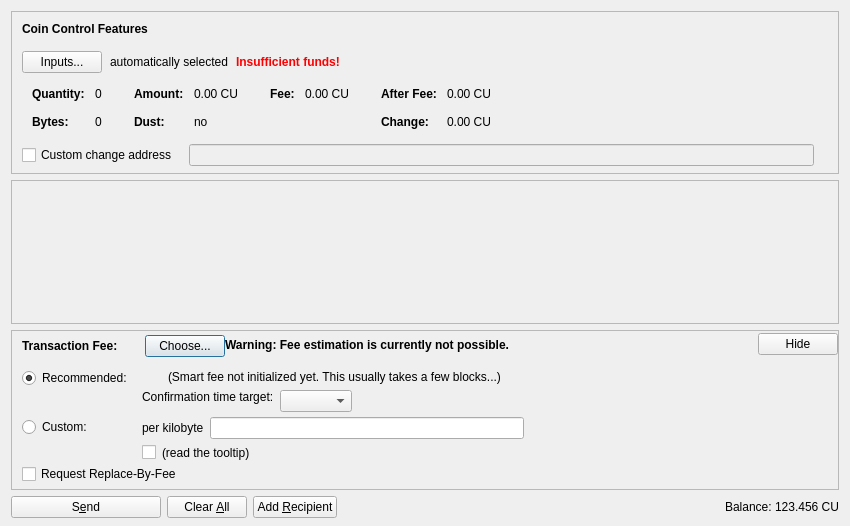
<?xml version="1.0" encoding="UTF-8"?>
<ui version="4.0">
 <class>SendCoinsDialog</class>
 <widget class="QDialog" name="SendCoinsDialog">
  <property name="geometry">
   <rect>
    <x>0</x>
    <y>0</y>
    <width>850</width>
    <height>526</height>
   </rect>
  </property>
  <property name="windowTitle">
   <string>Send Coins</string>
  </property>
  <layout class="QVBoxLayout" name="verticalLayout" stretch="0,1,0,0">
   <property name="bottomMargin">
    <number>8</number>
   </property>
   <item>
    <widget class="QFrame" name="frameCoinControl">
     <property name="sizePolicy">
      <sizepolicy hsizetype="Expanding" vsizetype="Expanding">
       <horstretch>0</horstretch>
       <verstretch>0</verstretch>
      </sizepolicy>
     </property>
     <property name="maximumSize">
      <size>
       <width>16777215</width>
       <height>16777215</height>
      </size>
     </property>
     <property name="frameShape">
      <enum>QFrame::StyledPanel</enum>
     </property>
     <property name="frameShadow">
      <enum>QFrame::Sunken</enum>
     </property>
     <layout class="QVBoxLayout" name="verticalLayoutCoinControl2">
      <property name="spacing">
       <number>0</number>
      </property>
      <property name="leftMargin">
       <number>0</number>
      </property>
      <property name="topMargin">
       <number>0</number>
      </property>
      <property name="rightMargin">
       <number>0</number>
      </property>
      <property name="bottomMargin">
       <number>6</number>
      </property>
      <item>
       <layout class="QVBoxLayout" name="verticalLayoutCoinControl" stretch="0,0,0,0,1">
        <property name="spacing">
         <number>0</number>
        </property>
        <property name="leftMargin">
         <number>10</number>
        </property>
        <property name="topMargin">
         <number>10</number>
        </property>
        <item>
         <layout class="QHBoxLayout" name="horizontalLayoutCoinControl1">
          <property name="bottomMargin">
           <number>15</number>
          </property>
          <item>
           <widget class="QLabel" name="labelCoinControlFeatures">
            <property name="sizePolicy">
             <sizepolicy hsizetype="Preferred" vsizetype="Maximum">
              <horstretch>0</horstretch>
              <verstretch>0</verstretch>
             </sizepolicy>
            </property>
            <property name="font">
             <font>
              <weight>75</weight>
              <bold>true</bold>
             </font>
            </property>
            <property name="styleSheet">
             <string notr="true">font-weight:bold;</string>
            </property>
            <property name="text">
             <string>Coin Control Features</string>
            </property>
           </widget>
          </item>
         </layout>
        </item>
        <item>
         <layout class="QHBoxLayout" name="horizontalLayoutCoinControl2" stretch="0,0,0,0">
          <property name="spacing">
           <number>8</number>
          </property>
          <property name="bottomMargin">
           <number>10</number>
          </property>
          <item>
           <widget class="QPushButton" name="pushButtonCoinControl">
            <property name="styleSheet">
             <string notr="true"/>
            </property>
            <property name="text">
             <string>Inputs...</string>
            </property>
            <property name="autoDefault">
             <bool>false</bool>
            </property>
           </widget>
          </item>
          <item>
           <widget class="QLabel" name="labelCoinControlAutomaticallySelected">
            <property name="text">
             <string>automatically selected</string>
            </property>
            <property name="margin">
             <number>5</number>
            </property>
           </widget>
          </item>
          <item>
           <widget class="QLabel" name="labelCoinControlInsuffFunds">
            <property name="font">
             <font>
              <weight>75</weight>
              <bold>true</bold>
             </font>
            </property>
            <property name="styleSheet">
             <string notr="true">color:red;font-weight:bold;</string>
            </property>
            <property name="text">
             <string>Insufficient funds!</string>
            </property>
            <property name="margin">
             <number>5</number>
            </property>
           </widget>
          </item>
          <item>
           <spacer name="horizontalSpacerCoinControl">
            <property name="orientation">
             <enum>Qt::Horizontal</enum>
            </property>
            <property name="sizeHint" stdset="0">
             <size>
              <width>40</width>
              <height>1</height>
             </size>
            </property>
           </spacer>
          </item>
         </layout>
        </item>
        <item>
         <widget class="QWidget" name="widgetCoinControl" native="true">
          <property name="sizePolicy">
           <sizepolicy hsizetype="Preferred" vsizetype="Preferred">
            <horstretch>0</horstretch>
            <verstretch>0</verstretch>
           </sizepolicy>
          </property>
          <property name="minimumSize">
           <size>
            <width>0</width>
            <height>0</height>
           </size>
          </property>
          <property name="styleSheet">
           <string notr="true"/>
          </property>
          <layout class="QHBoxLayout" name="horizontalLayoutCoinControl5">
           <property name="leftMargin">
            <number>0</number>
           </property>
           <property name="topMargin">
            <number>0</number>
           </property>
           <property name="rightMargin">
            <number>0</number>
           </property>
           <property name="bottomMargin">
            <number>0</number>
           </property>
           <item>
            <layout class="QHBoxLayout" name="horizontalLayoutCoinControl3" stretch="0,0,0,1">
             <property name="spacing">
              <number>20</number>
             </property>
             <property name="topMargin">
              <number>0</number>
             </property>
             <property name="bottomMargin">
              <number>10</number>
             </property>
             <item>
              <layout class="QFormLayout" name="formLayoutCoinControl1">
               <property name="horizontalSpacing">
                <number>10</number>
               </property>
               <property name="verticalSpacing">
                <number>14</number>
               </property>
               <property name="leftMargin">
                <number>10</number>
               </property>
               <property name="topMargin">
                <number>4</number>
               </property>
               <property name="rightMargin">
                <number>6</number>
               </property>
               <item row="0" column="0">
                <widget class="QLabel" name="labelCoinControlQuantityText">
                 <property name="font">
                  <font>
                   <weight>75</weight>
                   <bold>true</bold>
                  </font>
                 </property>
                 <property name="text">
                  <string>Quantity:</string>
                 </property>
                 <property name="margin">
                  <number>0</number>
                 </property>
                </widget>
               </item>
               <item row="0" column="1">
                <widget class="QLabel" name="labelCoinControlQuantity">
                 <property name="cursor">
                  <cursorShape>IBeamCursor</cursorShape>
                 </property>
                 <property name="contextMenuPolicy">
                  <enum>Qt::ActionsContextMenu</enum>
                 </property>
                 <property name="text">
                  <string notr="true">0</string>
                 </property>
                 <property name="margin">
                  <number>0</number>
                 </property>
                 <property name="textInteractionFlags">
                  <set>Qt::LinksAccessibleByMouse|Qt::TextSelectableByKeyboard|Qt::TextSelectableByMouse</set>
                 </property>
                </widget>
               </item>
               <item row="1" column="0">
                <widget class="QLabel" name="labelCoinControlBytesText">
                 <property name="font">
                  <font>
                   <weight>75</weight>
                   <bold>true</bold>
                  </font>
                 </property>
                 <property name="text">
                  <string>Bytes:</string>
                 </property>
                </widget>
               </item>
               <item row="1" column="1">
                <widget class="QLabel" name="labelCoinControlBytes">
                 <property name="cursor">
                  <cursorShape>IBeamCursor</cursorShape>
                 </property>
                 <property name="contextMenuPolicy">
                  <enum>Qt::ActionsContextMenu</enum>
                 </property>
                 <property name="text">
                  <string notr="true">0</string>
                 </property>
                 <property name="textInteractionFlags">
                  <set>Qt::LinksAccessibleByMouse|Qt::TextSelectableByKeyboard|Qt::TextSelectableByMouse</set>
                 </property>
                </widget>
               </item>
              </layout>
             </item>
             <item>
              <layout class="QFormLayout" name="formLayoutCoinControl2">
               <property name="horizontalSpacing">
                <number>10</number>
               </property>
               <property name="verticalSpacing">
                <number>14</number>
               </property>
               <property name="leftMargin">
                <number>6</number>
               </property>
               <property name="topMargin">
                <number>4</number>
               </property>
               <property name="rightMargin">
                <number>6</number>
               </property>
               <item row="0" column="0">
                <widget class="QLabel" name="labelCoinControlAmountText">
                 <property name="font">
                  <font>
                   <weight>75</weight>
                   <bold>true</bold>
                  </font>
                 </property>
                 <property name="text">
                  <string>Amount:</string>
                 </property>
                 <property name="margin">
                  <number>0</number>
                 </property>
                </widget>
               </item>
               <item row="0" column="1">
                <widget class="QLabel" name="labelCoinControlAmount">
                 <property name="cursor">
                  <cursorShape>IBeamCursor</cursorShape>
                 </property>
                 <property name="contextMenuPolicy">
                  <enum>Qt::ActionsContextMenu</enum>
                 </property>
                 <property name="text">
                  <string notr="true">0.00 CU</string>
                 </property>
                 <property name="textInteractionFlags">
                  <set>Qt::LinksAccessibleByMouse|Qt::TextSelectableByKeyboard|Qt::TextSelectableByMouse</set>
                 </property>
                </widget>
               </item>
               <item row="1" column="0">
                <widget class="QLabel" name="labelCoinControlLowOutputText">
                 <property name="font">
                  <font>
                   <weight>75</weight>
                   <bold>true</bold>
                  </font>
                 </property>
                 <property name="text">
                  <string>Dust:</string>
                 </property>
                </widget>
               </item>
               <item row="1" column="1">
                <widget class="QLabel" name="labelCoinControlLowOutput">
                 <property name="cursor">
                  <cursorShape>IBeamCursor</cursorShape>
                 </property>
                 <property name="contextMenuPolicy">
                  <enum>Qt::ActionsContextMenu</enum>
                 </property>
                 <property name="text">
                  <string notr="true">no</string>
                 </property>
                 <property name="textInteractionFlags">
                  <set>Qt::LinksAccessibleByMouse|Qt::TextSelectableByKeyboard|Qt::TextSelectableByMouse</set>
                 </property>
                </widget>
               </item>
              </layout>
             </item>
             <item>
              <layout class="QFormLayout" name="formLayoutCoinControl3">
               <property name="horizontalSpacing">
                <number>10</number>
               </property>
               <property name="verticalSpacing">
                <number>14</number>
               </property>
               <property name="leftMargin">
                <number>6</number>
               </property>
               <property name="topMargin">
                <number>4</number>
               </property>
               <property name="rightMargin">
                <number>6</number>
               </property>
               <item row="0" column="0">
                <widget class="QLabel" name="labelCoinControlFeeText">
                 <property name="font">
                  <font>
                   <weight>75</weight>
                   <bold>true</bold>
                  </font>
                 </property>
                 <property name="text">
                  <string>Fee:</string>
                 </property>
                 <property name="margin">
                  <number>0</number>
                 </property>
                </widget>
               </item>
               <item row="0" column="1">
                <widget class="QLabel" name="labelCoinControlFee">
                 <property name="cursor">
                  <cursorShape>IBeamCursor</cursorShape>
                 </property>
                 <property name="contextMenuPolicy">
                  <enum>Qt::ActionsContextMenu</enum>
                 </property>
                 <property name="text">
                  <string notr="true">0.00 CU</string>
                 </property>
                 <property name="textInteractionFlags">
                  <set>Qt::LinksAccessibleByMouse|Qt::TextSelectableByKeyboard|Qt::TextSelectableByMouse</set>
                 </property>
                </widget>
               </item>
              </layout>
             </item>
             <item>
              <layout class="QFormLayout" name="formLayoutCoinControl4">
               <property name="horizontalSpacing">
                <number>10</number>
               </property>
               <property name="verticalSpacing">
                <number>14</number>
               </property>
               <property name="leftMargin">
                <number>6</number>
               </property>
               <property name="topMargin">
                <number>4</number>
               </property>
               <property name="rightMargin">
                <number>6</number>
               </property>
               <item row="0" column="0">
                <widget class="QLabel" name="labelCoinControlAfterFeeText">
                 <property name="font">
                  <font>
                   <weight>75</weight>
                   <bold>true</bold>
                  </font>
                 </property>
                 <property name="text">
                  <string>After Fee:</string>
                 </property>
                 <property name="margin">
                  <number>0</number>
                 </property>
                </widget>
               </item>
               <item row="0" column="1">
                <widget class="QLabel" name="labelCoinControlAfterFee">
                 <property name="cursor">
                  <cursorShape>IBeamCursor</cursorShape>
                 </property>
                 <property name="contextMenuPolicy">
                  <enum>Qt::ActionsContextMenu</enum>
                 </property>
                 <property name="text">
                  <string notr="true">0.00 CU</string>
                 </property>
                 <property name="textInteractionFlags">
                  <set>Qt::LinksAccessibleByMouse|Qt::TextSelectableByKeyboard|Qt::TextSelectableByMouse</set>
                 </property>
                </widget>
               </item>
               <item row="1" column="0">
                <widget class="QLabel" name="labelCoinControlChangeText">
                 <property name="font">
                  <font>
                   <weight>75</weight>
                   <bold>true</bold>
                  </font>
                 </property>
                 <property name="text">
                  <string>Change:</string>
                 </property>
                </widget>
               </item>
               <item row="1" column="1">
                <widget class="QLabel" name="labelCoinControlChange">
                 <property name="cursor">
                  <cursorShape>IBeamCursor</cursorShape>
                 </property>
                 <property name="contextMenuPolicy">
                  <enum>Qt::ActionsContextMenu</enum>
                 </property>
                 <property name="text">
                  <string notr="true">0.00 CU</string>
                 </property>
                 <property name="textInteractionFlags">
                  <set>Qt::LinksAccessibleByMouse|Qt::TextSelectableByKeyboard|Qt::TextSelectableByMouse</set>
                 </property>
                </widget>
               </item>
              </layout>
             </item>
            </layout>
           </item>
          </layout>
         </widget>
        </item>
        <item>
         <layout class="QHBoxLayout" name="horizontalLayoutCoinControl4" stretch="0,0,0">
          <property name="spacing">
           <number>12</number>
          </property>
          <property name="sizeConstraint">
           <enum>QLayout::SetDefaultConstraint</enum>
          </property>
          <property name="topMargin">
           <number>5</number>
          </property>
          <property name="rightMargin">
           <number>5</number>
          </property>
          <item>
           <widget class="QCheckBox" name="checkBoxCoinControlChange">
            <property name="toolTip">
             <string>If this is activated, but the change address is empty or invalid, change will be sent to a newly generated address.</string>
            </property>
            <property name="text">
             <string>Custom change address</string>
            </property>
           </widget>
          </item>
          <item>
           <widget class="QValidatedLineEdit" name="lineEditCoinControlChange">
            <property name="enabled">
             <bool>false</bool>
            </property>
            <property name="sizePolicy">
             <sizepolicy hsizetype="Expanding" vsizetype="Fixed">
              <horstretch>0</horstretch>
              <verstretch>0</verstretch>
             </sizepolicy>
            </property>
           </widget>
          </item>
          <item>
           <widget class="QLabel" name="labelCoinControlChangeLabel">
            <property name="sizePolicy">
             <sizepolicy hsizetype="Preferred" vsizetype="Expanding">
              <horstretch>0</horstretch>
              <verstretch>0</verstretch>
             </sizepolicy>
            </property>
            <property name="minimumSize">
             <size>
              <width>0</width>
              <height>0</height>
             </size>
            </property>
            <property name="text">
             <string/>
            </property>
            <property name="margin">
             <number>3</number>
            </property>
           </widget>
          </item>
         </layout>
        </item>
        <item>
         <spacer name="verticalSpacerCoinControl">
          <property name="orientation">
           <enum>Qt::Vertical</enum>
          </property>
          <property name="sizeHint" stdset="0">
           <size>
            <width>800</width>
            <height>1</height>
           </size>
          </property>
         </spacer>
        </item>
       </layout>
      </item>
     </layout>
    </widget>
   </item>
   <item>
    <widget class="QScrollArea" name="scrollArea">
     <property name="widgetResizable">
      <bool>true</bool>
     </property>
     <widget class="QWidget" name="scrollAreaWidgetContents">
      <property name="geometry">
       <rect>
        <x>0</x>
        <y>0</y>
        <width>830</width>
        <height>104</height>
       </rect>
      </property>
      <layout class="QVBoxLayout" name="verticalLayout_2" stretch="0,1">
       <property name="leftMargin">
        <number>0</number>
       </property>
       <property name="topMargin">
        <number>0</number>
       </property>
       <property name="rightMargin">
        <number>0</number>
       </property>
       <property name="bottomMargin">
        <number>0</number>
       </property>
       <item>
        <layout class="QVBoxLayout" name="entries">
         <property name="spacing">
          <number>6</number>
         </property>
        </layout>
       </item>
       <item>
        <spacer name="verticalSpacer">
         <property name="orientation">
          <enum>Qt::Vertical</enum>
         </property>
         <property name="sizeHint" stdset="0">
          <size>
           <width>20</width>
           <height>40</height>
          </size>
         </property>
        </spacer>
       </item>
      </layout>
     </widget>
    </widget>
   </item>
   <item>
    <widget class="QFrame" name="frameFee">
     <property name="sizePolicy">
      <sizepolicy hsizetype="Expanding" vsizetype="Expanding">
       <horstretch>0</horstretch>
       <verstretch>0</verstretch>
      </sizepolicy>
     </property>
     <property name="maximumSize">
      <size>
       <width>16777215</width>
       <height>16777215</height>
      </size>
     </property>
     <property name="frameShape">
      <enum>QFrame::StyledPanel</enum>
     </property>
     <property name="frameShadow">
      <enum>QFrame::Sunken</enum>
     </property>
     <layout class="QVBoxLayout" name="verticalLayoutFee1">
      <property name="spacing">
       <number>0</number>
      </property>
      <property name="leftMargin">
       <number>0</number>
      </property>
      <property name="topMargin">
       <number>0</number>
      </property>
      <property name="rightMargin">
       <number>0</number>
      </property>
      <property name="bottomMargin">
       <number>0</number>
      </property>
      <item>
       <layout class="QVBoxLayout" name="verticalLayoutFee2" stretch="0,0,0">
        <property name="spacing">
         <number>0</number>
        </property>
        <property name="leftMargin">
         <number>10</number>
        </property>
        <property name="topMargin">
         <number>0</number>
        </property>
        <item>
         <layout class="QHBoxLayout" name="horizontalLayoutFee1">
          <property name="bottomMargin">
           <number>0</number>
          </property>
          <item>
           <layout class="QVBoxLayout" name="verticalLayoutFee7">
            <property name="spacing">
             <number>0</number>
            </property>
            <item>
             <spacer name="verticalSpacerSmartFee">
              <property name="orientation">
               <enum>Qt::Vertical</enum>
              </property>
              <property name="sizeType">
               <enum>QSizePolicy::Fixed</enum>
              </property>
              <property name="sizeHint" stdset="0">
               <size>
                <width>1</width>
                <height>4</height>
               </size>
              </property>
             </spacer>
            </item>
            <item>
             <layout class="QHBoxLayout" name="horizontalLayoutSmartFee">
              <property name="spacing">
               <number>10</number>
              </property>
              <item>
               <widget class="QLabel" name="labelFeeHeadline">
                <property name="sizePolicy">
                 <sizepolicy hsizetype="Preferred" vsizetype="Maximum">
                  <horstretch>0</horstretch>
                  <verstretch>0</verstretch>
                 </sizepolicy>
                </property>
                <property name="font">
                 <font>
                  <weight>75</weight>
                  <bold>true</bold>
                 </font>
                </property>
                <property name="styleSheet">
                 <string notr="true">font-weight:bold;</string>
                </property>
                <property name="text">
                 <string>Transaction Fee:</string>
                </property>
               </widget>
              </item>
              <item>
               <widget class="QLabel" name="labelFeeMinimized">
                <property name="text">
                 <string/>
                </property>
               </widget>
              </item>
              <item>
               <widget class="QPushButton" name="buttonChooseFee">
                <property name="text">
                 <string>Choose...</string>
                </property>
               </widget>
              </item>
             </layout>
            </item>
            <item>
             <spacer name="verticalSpacer_5">
              <property name="orientation">
               <enum>Qt::Vertical</enum>
              </property>
              <property name="sizeHint" stdset="0">
               <size>
                <width>1</width>
                <height>1</height>
               </size>
              </property>
             </spacer>
            </item>
           </layout>
          </item>
          <item>
           <widget class="QLabel" name="fallbackFeeWarningLabel">
            <property name="toolTip">
             <string>Using the fallbackfee can result in sending a transaction that will take several hours or days (or never) to confirm. Consider choosing your fee manually or wait until you have validated the complete chain.</string>
            </property>
            <property name="font">
            <font>
                <weight>75</weight>
                <bold>true</bold>
            </font>
            </property>
            <property name="text">
             <string>Warning: Fee estimation is currently not possible.</string>
            </property>
            <property name="wordWrap">
             <bool>false</bool>
            </property>
           </widget>
          </item>
          <item>
           <spacer name="horizontalSpacer_4">
            <property name="orientation">
             <enum>Qt::Horizontal</enum>
            </property>
            <property name="sizeType">
             <enum>QSizePolicy::MinimumExpanding</enum>
            </property>
            <property name="sizeHint" stdset="0">
             <size>
              <width>40</width>
              <height>20</height>
             </size>
            </property>
           </spacer>
          </item>
          <item>
           <widget class="QPushButton" name="buttonMinimizeFee">
            <property name="toolTip">
             <string>collapse fee-settings</string>
            </property>
            <property name="text">
             <string>Hide</string>
            </property>
           </widget>
          </item>
         </layout>
        </item>
        <item>
         <widget class="QFrame" name="frameFeeSelection">
          <layout class="QVBoxLayout" name="verticalLayoutFee12">
           <property name="spacing">
            <number>0</number>
           </property>
           <property name="leftMargin">
            <number>0</number>
           </property>
           <property name="topMargin">
            <number>0</number>
           </property>
           <property name="rightMargin">
            <number>0</number>
           </property>
           <property name="bottomMargin">
            <number>0</number>
           </property>
           <item>
            <layout class="QGridLayout" name="gridLayoutFee">
             <property name="topMargin">
              <number>10</number>
             </property>
             <property name="bottomMargin">
              <number>4</number>
             </property>
             <property name="horizontalSpacing">
              <number>10</number>
             </property>
             <property name="verticalSpacing">
              <number>4</number>
             </property>
             <item row="1" column="1">
              <layout class="QVBoxLayout" name="verticalLayoutFee8">
               <property name="spacing">
                <number>6</number>
               </property>
               <item>
                <layout class="QHBoxLayout" name="horizontalLayoutFee13">
                 <item>
                  <widget class="QLabel" name="labelCustomPerKilobyte">
                   <property name="toolTip">
                    <string>If the custom fee is set to 1000 satoshis and the transaction is only 250 bytes, then &quot;per kilobyte&quot; only pays 250 satoshis in fee, while &quot;total at least&quot; pays 1000 satoshis. For transactions bigger than a kilobyte both pay by kilobyte.</string>
                   </property>
                   <property name="text">
                    <string>per kilobyte</string>
                   </property>
                  </widget>
                 </item>
                 <item>
                  <widget class="CopperAmountField" name="customFee"/>
                 </item>
                 <item>
                  <spacer name="horizontalSpacer_6">
                   <property name="orientation">
                    <enum>Qt::Horizontal</enum>
                   </property>
                   <property name="sizeHint" stdset="0">
                    <size>
                     <width>1</width>
                     <height>1</height>
                    </size>
                   </property>
                  </spacer>
                 </item>
                </layout>
               </item>
               <item>
                <layout class="QHBoxLayout" name="horizontalLayoutFee8">
                 <item>
                  <widget class="QCheckBox" name="checkBoxMinimumFee">
                   <property name="toolTip">
                    <string>Paying only the minimum fee is just fine as long as there is less transaction volume than space in the blocks. But be aware that this can end up in a never confirming transaction once there is more demand for copper transactions than the network can process.</string>
                   </property>
                   <property name="text">
                    <string/>
                   </property>
                  </widget>
                 </item>
                 <item>
                  <widget class="QLabel" name="labelMinFeeWarning">
                   <property name="enabled">
                    <bool>true</bool>
                   </property>
                   <property name="toolTip">
                    <string>Paying only the minimum fee is just fine as long as there is less transaction volume than space in the blocks. But be aware that this can end up in a never confirming transaction once there is more demand for copper transactions than the network can process.</string>
                   </property>
                   <property name="text">
                    <string>(read the tooltip)</string>
                   </property>
                   <property name="margin">
                    <number>5</number>
                   </property>
                  </widget>
                 </item>
                 <item>
                  <spacer name="horizontalSpacer_2">
                   <property name="orientation">
                    <enum>Qt::Horizontal</enum>
                   </property>
                   <property name="sizeHint" stdset="0">
                    <size>
                     <width>1</width>
                     <height>1</height>
                    </size>
                   </property>
                  </spacer>
                 </item>
                </layout>
               </item>
              </layout>
             </item>
             <item row="0" column="0">
              <layout class="QVBoxLayout" name="verticalLayoutFee4" stretch="0,1">
               <item>
                <widget class="QRadioButton" name="radioSmartFee">
                 <property name="text">
                  <string>Recommended:</string>
                 </property>
                 <property name="checked">
                  <bool>true</bool>
                 </property>
                 <attribute name="buttonGroup">
                  <string notr="true">groupFee</string>
                 </attribute>
                </widget>
               </item>
               <item>
                <spacer name="verticalSpacer_2">
                 <property name="orientation">
                  <enum>Qt::Vertical</enum>
                 </property>
                 <property name="sizeHint" stdset="0">
                  <size>
                   <width>1</width>
                   <height>1</height>
                  </size>
                 </property>
                </spacer>
               </item>
              </layout>
             </item>
             <item row="1" column="0">
              <layout class="QVBoxLayout" name="verticalLayoutFee9" stretch="0,1">
               <item>
                <widget class="QRadioButton" name="radioCustomFee">
                 <property name="text">
                  <string>Custom:</string>
                 </property>
                 <attribute name="buttonGroup">
                  <string notr="true">groupFee</string>
                 </attribute>
                </widget>
               </item>
               <item>
                <spacer name="verticalSpacer_6">
                 <property name="orientation">
                  <enum>Qt::Vertical</enum>
                 </property>
                 <property name="sizeHint" stdset="0">
                  <size>
                   <width>1</width>
                   <height>1</height>
                  </size>
                 </property>
                </spacer>
               </item>
              </layout>
             </item>
             <item row="0" column="1">
              <layout class="QVBoxLayout" name="verticalLayoutFee3" stretch="0,0,1">
               <property name="spacing">
                <number>6</number>
               </property>
               <property name="topMargin">
                <number>2</number>
               </property>
               <item>
                <layout class="QHBoxLayout" name="horizontalLayoutFee12">
                 <item>
                  <widget class="QLabel" name="labelSmartFee">
                   <property name="text">
                    <string/>
                   </property>
                   <property name="margin">
                    <number>2</number>
                   </property>
                  </widget>
                 </item>
                 <item>
                  <widget class="QLabel" name="labelFeeEstimation">
                   <property name="text">
                    <string/>
                   </property>
                  </widget>
                 </item>
                 <item>
                  <widget class="QLabel" name="labelSmartFee2">
                   <property name="text">
                    <string>(Smart fee not initialized yet. This usually takes a few blocks...)</string>
                   </property>
                   <property name="margin">
                    <number>2</number>
                   </property>
                  </widget>
                 </item>
                 <item>
                  <spacer name="horizontalSpacer_5">
                   <property name="orientation">
                    <enum>Qt::Horizontal</enum>
                   </property>
                   <property name="sizeHint" stdset="0">
                    <size>
                     <width>1</width>
                     <height>1</height>
                    </size>
                   </property>
                  </spacer>
                 </item>
                </layout>
               </item>
               <item>
                <layout class="QHBoxLayout" name="horizontalLayoutFee9">
                 <item>
                  <layout class="QVBoxLayout" name="verticalLayoutFee6">
                   <item>
                    <widget class="QLabel" name="labelSmartFee3">
                     <property name="text">
                      <string>Confirmation time target:</string>
                     </property>
                     <property name="margin">
                      <number>2</number>
                     </property>
                    </widget>
                   </item>
                   <item>
                    <spacer name="verticalSpacer_3">
                     <property name="orientation">
                      <enum>Qt::Vertical</enum>
                     </property>
                     <property name="sizeHint" stdset="0">
                      <size>
                       <width>1</width>
                       <height>1</height>
                      </size>
                     </property>
                    </spacer>
                   </item>
                  </layout>
                 </item>
                 <item>
                  <layout class="QVBoxLayout" name="verticalLayoutFee5">
                   <property name="rightMargin">
                    <number>30</number>
                   </property>
                   <item>
                    <layout class="QHBoxLayout" name="horizontalLayoutConfTarget">
                     <property name="bottomMargin">
                      <number>0</number>
                     </property>
                     <item>
                      <widget class="QComboBox" name="confTargetSelector"/>
                     </item>
                     <item>
                      <spacer name="horizontalSpacerConfTarget">
                       <property name="orientation">
                        <enum>Qt::Horizontal</enum>
                       </property>
                       <property name="sizeHint" stdset="0">
                        <size>
                         <width>40</width>
                         <height>20</height>
                        </size>
                       </property>
                      </spacer>
                     </item>
                    </layout>
                   </item>
                  </layout>
                 </item>
                </layout>
               </item>
               <item>
                <spacer name="verticalSpacer_4">
                 <property name="orientation">
                  <enum>Qt::Vertical</enum>
                 </property>
                 <property name="sizeHint" stdset="0">
                  <size>
                   <width>1</width>
                   <height>1</height>
                  </size>
                 </property>
                </spacer>
               </item>
              </layout>
             </item>
            </layout>
           </item>
           <item>
            <widget class="QCheckBox" name="optInRBF">
             <property name="text">
              <string>Request Replace-By-Fee</string>
             </property>
             <property name="toolTip">
              <string>Indicates that the sender may wish to replace this transaction with a new one paying higher fees (prior to being confirmed).</string>
             </property>
            </widget>
           </item>
          </layout>
         </widget>
        </item>
        <item>
         <spacer name="verticalSpacerFee">
          <property name="orientation">
           <enum>Qt::Vertical</enum>
          </property>
          <property name="sizeHint" stdset="0">
           <size>
            <width>40</width>
            <height>5</height>
           </size>
          </property>
         </spacer>
        </item>
       </layout>
      </item>
     </layout>
    </widget>
   </item>
   <item>
    <layout class="QHBoxLayout" name="horizontalLayout">
     <item>
      <widget class="QPushButton" name="sendButton">
       <property name="minimumSize">
        <size>
         <width>150</width>
         <height>0</height>
        </size>
       </property>
       <property name="toolTip">
        <string>Confirm the send action</string>
       </property>
       <property name="text">
        <string>S&amp;end</string>
       </property>
       <property name="icon">
        <iconset resource="../copper.qrc">
         <normaloff>:/icons/send</normaloff>:/icons/send</iconset>
       </property>
       <property name="autoDefault">
        <bool>false</bool>
       </property>
       <property name="default">
        <bool>false</bool>
       </property>
      </widget>
     </item>
     <item>
      <widget class="QPushButton" name="clearButton">
       <property name="sizePolicy">
        <sizepolicy hsizetype="Minimum" vsizetype="Fixed">
         <horstretch>0</horstretch>
         <verstretch>0</verstretch>
        </sizepolicy>
       </property>
       <property name="toolTip">
        <string>Clear all fields of the form.</string>
       </property>
       <property name="text">
        <string>Clear &amp;All</string>
       </property>
       <property name="icon">
        <iconset resource="../copper.qrc">
         <normaloff>:/icons/remove</normaloff>:/icons/remove</iconset>
       </property>
       <property name="autoDefault">
        <bool>false</bool>
       </property>
      </widget>
     </item>
     <item>
      <widget class="QPushButton" name="addButton">
       <property name="toolTip">
        <string>Send to multiple recipients at once</string>
       </property>
       <property name="text">
        <string>Add &amp;Recipient</string>
       </property>
       <property name="icon">
        <iconset resource="../copper.qrc">
         <normaloff>:/icons/add</normaloff>:/icons/add</iconset>
       </property>
       <property name="autoDefault">
        <bool>false</bool>
       </property>
      </widget>
     </item>
     <item>
      <spacer name="horizontalSpacer">
       <property name="orientation">
        <enum>Qt::Horizontal</enum>
       </property>
       <property name="sizeHint" stdset="0">
        <size>
         <width>40</width>
         <height>20</height>
        </size>
       </property>
      </spacer>
     </item>
     <item>
      <layout class="QHBoxLayout" name="horizontalLayout_2">
       <property name="spacing">
        <number>3</number>
       </property>
       <item>
        <widget class="QLabel" name="label">
         <property name="sizePolicy">
          <sizepolicy hsizetype="Preferred" vsizetype="Fixed">
           <horstretch>0</horstretch>
           <verstretch>0</verstretch>
          </sizepolicy>
         </property>
         <property name="text">
          <string>Balance:</string>
         </property>
        </widget>
       </item>
       <item>
        <widget class="QLabel" name="labelBalance">
         <property name="sizePolicy">
          <sizepolicy hsizetype="Preferred" vsizetype="Fixed">
           <horstretch>0</horstretch>
           <verstretch>0</verstretch>
          </sizepolicy>
         </property>
         <property name="cursor">
          <cursorShape>IBeamCursor</cursorShape>
         </property>
         <property name="text">
          <string notr="true">123.456 CU</string>
         </property>
         <property name="textInteractionFlags">
          <set>Qt::LinksAccessibleByMouse|Qt::TextSelectableByKeyboard|Qt::TextSelectableByMouse</set>
         </property>
        </widget>
       </item>
      </layout>
     </item>
    </layout>
   </item>
  </layout>
 </widget>
 <customwidgets>
  <customwidget>
   <class>QValidatedLineEdit</class>
   <extends>QLineEdit</extends>
   <header>qvalidatedlineedit.h</header>
  </customwidget>
  <customwidget>
   <class>CopperAmountField</class>
   <extends>QLineEdit</extends>
   <header>copperamountfield.h</header>
   <container>1</container>
  </customwidget>
 </customwidgets>
 <resources>
  <include location="../copper.qrc"/>
 </resources>
 <connections/>
 <buttongroups>
  <buttongroup name="groupFee"/>
 </buttongroups>
</ui>
